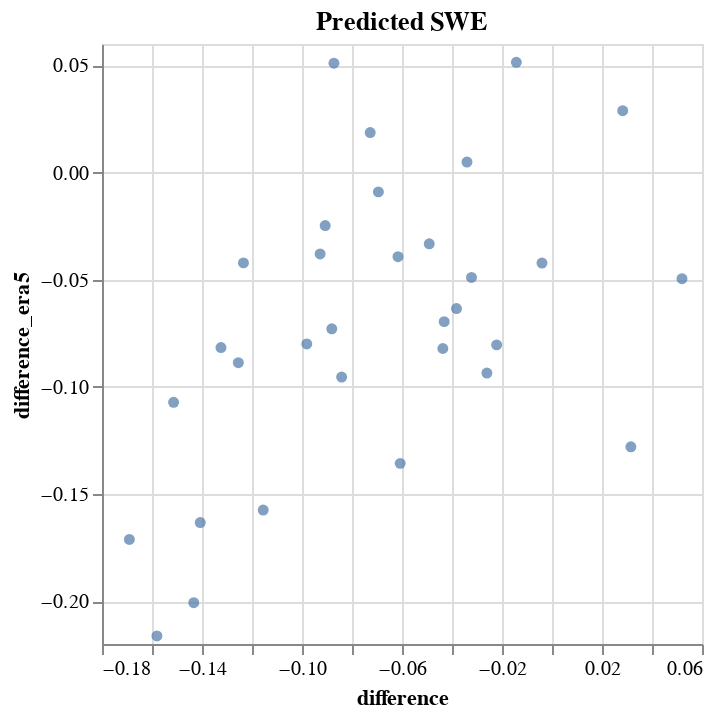

The cell this chart's notebook holds for it:
### Code cell
data2 = {'x': np.linspace(0,1,100),
        'y': np.linspace(0,1,100)}
df_lin2 = pd.DataFrame(data2)
    
line2 = alt.Chart(df_lin2).mark_line().encode(
    alt.X('x:Q'),
    alt.Y('y:Q'),
    color=alt.value("#808080")
)

station_predict = alt.Chart(df_swe_pred).mark_circle().encode(
        x = 'difference', #.axis(values=[-5,-4,-3,-2,-1,0,1,2,3,4,5]),
        y = 'difference_era5' #.axis(values=[-5,-4,-3,-2,-1,0,1,2,3,4,5]).scale(domain=[-5,5]).scale(domain=[0,2500]),
    ).properties(title='Predicted SWE')
combined = (station_predict + line2)
#combined.save('../figures/swe_predicted_era5.png')
combined
station_predict

### Figure 1 — Vega-Lite specification as saved in the notebook (floating-point values rounded to 4 significant figures)
{"config": {"view": {"continuousWidth": 300, "continuousHeight": 300}}, "data": {"name": "data-a39d93da559d886e6ed0fc3385b444fa"}, "mark": {"type": "circle"}, "encoding": {"x": {"field": "difference", "type": "quantitative"}, "y": {"field": "difference_era5", "type": "quantitative"}}, "title": "Predicted SWE", "$schema": "https://vega.github.io/schema/vega-lite/v5.17.0.json", "datasets": {"data-a39d93da559d886e6ed0fc3385b444fa": [{"station_swe": 0.1854, "swe_pred": 0.3287, "difference": -0.1433, "swe_pred_era5": 0.3861, "difference_era5": -0.2007}, {"station_swe": 0.315, "swe_pred": 0.3757, "difference": -0.06072, "swe_pred_era5": 0.4507, "difference_era5": -0.1357}, {"station_swe": 0.2972, "swe_pred": 0.3012, "difference": -0.004009, "swe_pred_era5": 0.3394, "difference_era5": -0.04221}, {"station_swe": 0.6096, "swe_pred": 0.5813, "difference": 0.02828, "swe_pred_era5": 0.5807, "difference_era5": 0.02889}, {"station_swe": 0.2997, "swe_pred": 0.3724, "difference": -0.07272, "swe_pred_era5": 0.281, "difference_era5": 0.01869}, {"station_swe": 0.5232, "swe_pred": 0.6105, "difference": -0.08723, "swe_pred_era5": 0.4722, "difference_era5": 0.05105}, {"station_swe": 0.5334, "swe_pred": 0.5716, "difference": -0.03821, "swe_pred_era5": 0.5968, "difference_era5": -0.06344}, {"station_swe": 0.4851, "swe_pred": 0.5732, "difference": -0.08809, "swe_pred_era5": 0.558, "difference_era5": -0.0729}, {"station_swe": 0.3099, "swe_pred": 0.353, "difference": -0.04313, "swe_pred_era5": 0.3794, "difference_era5": -0.06956}, {"station_swe": 0.2591, "swe_pred": 0.2931, "difference": -0.03401, "swe_pred_era5": 0.2542, "difference_era5": 0.004922}, {"station_swe": 0.3302, "swe_pred": 0.3562, "difference": -0.02604, "swe_pred_era5": 0.4238, "difference_era5": -0.09356}, {"station_swe": 0.2769, "swe_pred": 0.3676, "difference": -0.09072, "swe_pred_era5": 0.3016, "difference_era5": -0.02472}, {"station_swe": 0.2489, "swe_pred": 0.3417, "difference": -0.09275, "swe_pred_era5": 0.2869, "difference_era5": -0.038}, {"station_swe": 0.3404, "swe_pred": 0.3546, "difference": -0.01426, "swe_pred_era5": 0.2889, "difference_era5": 0.05145}, {"station_swe": 0.2845, "swe_pred": 0.3336, "difference": -0.04909, "swe_pred_era5": 0.3177, "difference_era5": -0.03325}, {"station_swe": 0.4547, "swe_pred": 0.5781, "difference": -0.1234, "swe_pred_era5": 0.4968, "difference_era5": -0.04215}, {"station_swe": 0.3861, "swe_pred": 0.4842, "difference": -0.09809, "swe_pred_era5": 0.466, "difference_era5": -0.07996}, {"station_swe": 0.2819, "swe_pred": 0.3514, "difference": -0.06945, "swe_pred_era5": 0.291, "difference_era5": -0.009013}, {"station_swe": 0.5563, "swe_pred": 0.6817, "difference": -0.1255, "swe_pred_era5": 0.645, "difference_era5": -0.08874}, {"station_swe": 0.4267, "swe_pred": 0.5781, "difference": -0.1514, "swe_pred_era5": 0.5339, "difference_era5": -0.1072}, {"station_swe": 0.3048, "swe_pred": 0.4372, "difference": -0.1324, "swe_pred_era5": 0.3865, "difference_era5": -0.08165}, {"station_swe": 0.4318, "swe_pred": 0.5473, "difference": -0.1155, "swe_pred_era5": 0.5893, "difference_era5": -0.1575}, {"station_swe": 0.1651, "swe_pred": 0.2267, "difference": -0.0616, "swe_pred_era5": 0.2044, "difference_era5": -0.03927}, {"station_swe": 0.2235, "swe_pred": 0.2672, "difference": -0.04366, "swe_pred_era5": 0.3056, "difference_era5": -0.0821}, {"station_swe": 0.4115, "swe_pred": 0.5522, "difference": -0.1407, "swe_pred_era5": 0.5748, "difference_era5": -0.1633}, {"station_swe": 0.2819, "swe_pred": 0.2299, "difference": 0.052, "swe_pred_era5": 0.3315, "difference_era5": -0.04953}, {"station_swe": 0.3327, "swe_pred": 0.3012, "difference": 0.03155, "swe_pred_era5": 0.4607, "difference_era5": -0.128}, {"station_swe": 0.5334, "swe_pred": 0.6914, "difference": -0.158, "swe_pred_era5": 0.7496, "difference_era5": -0.2162}, {"station_swe": 0.2235, "swe_pred": 0.3077, "difference": -0.08415, "swe_pred_era5": 0.3189, "difference_era5": -0.09543}, {"station_swe": 0.4851, "swe_pred": 0.6542, "difference": -0.169, "swe_pred_era5": 0.6563, "difference_era5": -0.1712}, {"station_swe": 0.3454, "swe_pred": 0.3676, "difference": -0.02214, "swe_pred_era5": 0.4258, "difference_era5": -0.08041}, {"station_swe": 0.2819, "swe_pred": 0.3141, "difference": -0.0322, "swe_pred_era5": 0.3309, "difference_era5": -0.04894}]}}
